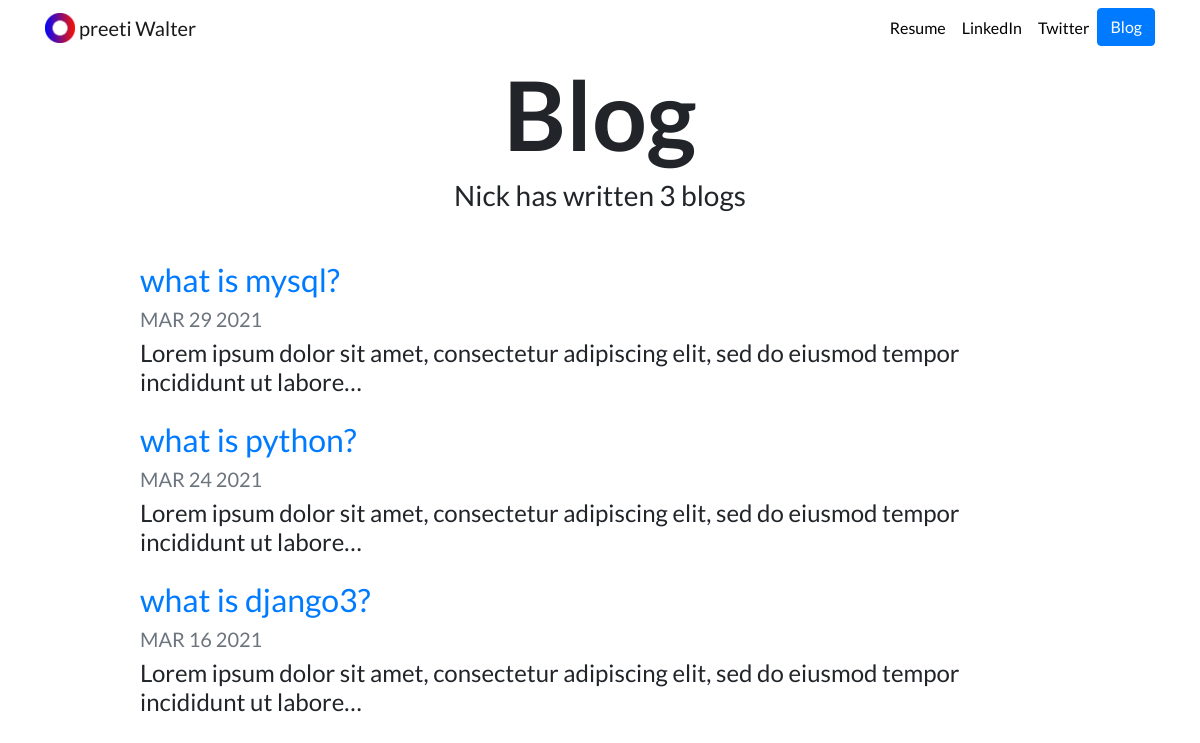
Screenshot of /blog/ with the database file from the repository.
### blog/models.py (models this page shows, shortened)
class Blog(models.Model):
    title = models.CharField(max_length=200)
    description = models.TextField()
    date=models.DateField()

### blog/views.py (the view)
# urls.py: path('',views.all_blogs, name='all_blogs'),
def all_blogs(request):
    blogs = Blog.objects.order_by("-date")
    return render(request,"blog/all_blogs.html",{'blogs':blogs})

### blog/templates/blog/all_blogs.html
{% extends "portfolio/base.html" %}
{% load static %}
{% block content %}
<h1 id="blogtitle" class="font-weight-bold text-center">Blog</h1>
<h3 class="text-center mb-5">Nick has written {{ blogs.count }} blog{{ blogs.count|pluralize }}</h3>
{% for blog in blogs %}
<div class="row justify-content-center my-3">
  <div class="col-md-10">
    <a href="{% url 'blog:details' blog.id %}">
      <h2>{{ blog.title }}</h2>
    </a>
    <h5 class="text-muted">{{ blog.date|date:'M d Y'|upper }}</h5>
    <h4>{{ blog.description|striptags|truncatechars:100 }}</h4>
  </div>
</div>
{% endfor %}
{% endblock %}

### portfolio/static/portfolio/custom.css (style rules this page uses)
body { font-family: 'Lato', sans-serif; }
#blogtitle { font-size: 6rem; }

### rows the page displays
Blog: title "what is mysql?", date "MAR 29 2021", description "Lorem ipsum dolor sit amet, consectetur adipiscing elit, sed do eiusmod tempor incididunt ut labore…"
Blog: title "what is python?", date "MAR 24 2021", description "Lorem ipsum dolor sit amet, consectetur adipiscing elit, sed do eiusmod tempor incididunt ut labore…"
Blog: title "what is django3?", date "MAR 16 2021", description "Lorem ipsum dolor sit amet, consectetur adipiscing elit, sed do eiusmod tempor incididunt ut labore…"

### other values shown
{{ blogs.count }} "3"
